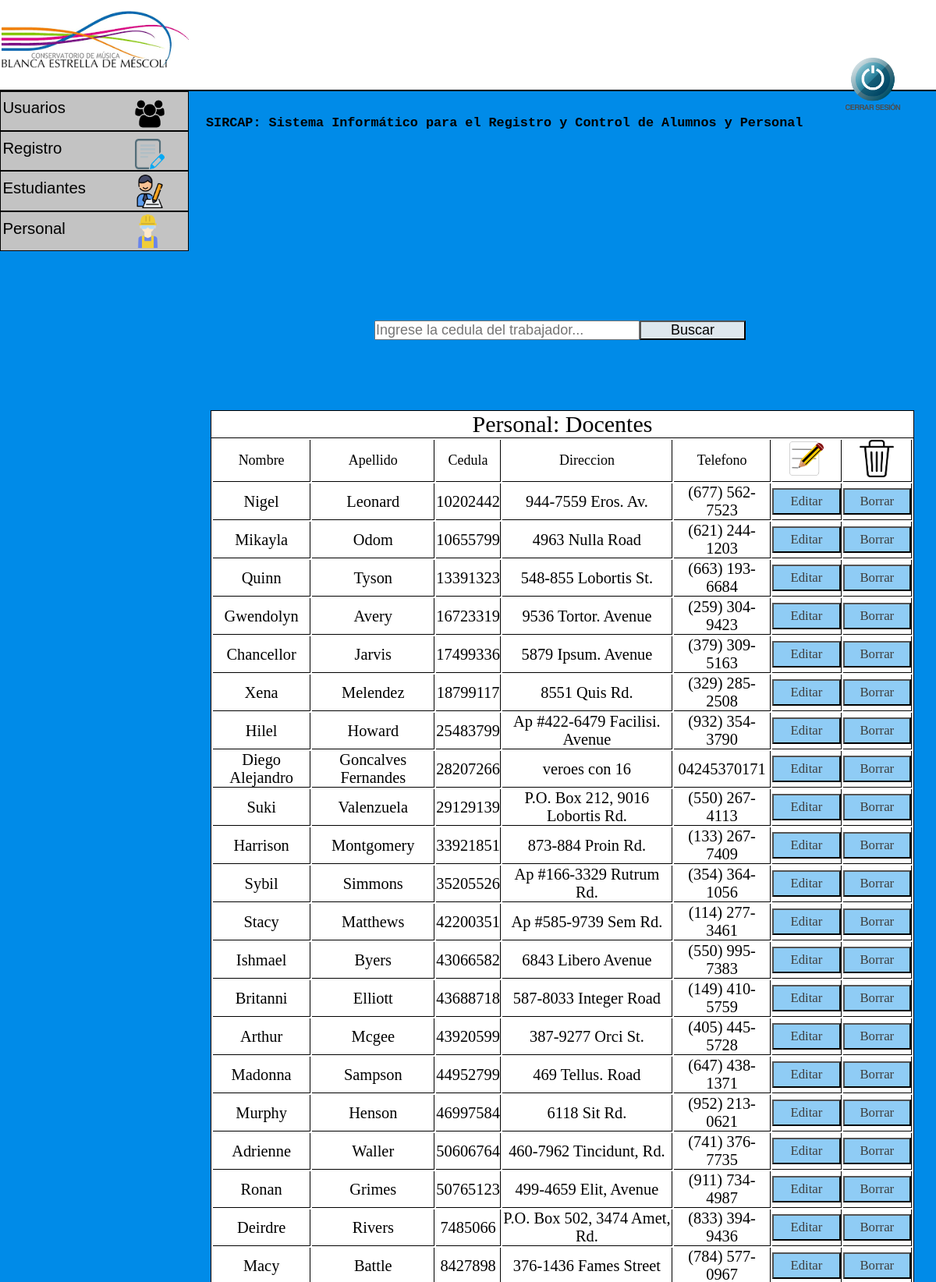
/admin/gestion_de_personal/personalDocentes.php (signed in), run on the app's committed database.
### tables this page shows
CREATE TABLE `personal` (
  `nombre` varchar(20) NOT NULL,
  `apellido` varchar(20) NOT NULL,
  `cedula` varchar(10) NOT NULL,
  `direccion` varchar(40) NOT NULL,
  `telefono` varchar(20) NOT NULL,
  `cargo` varchar(1) NOT NULL
);

### admin/gestion_de_personal/personalDocentes.php (the view, shortened to what this page needs)
<?php
  include '../../php/conexion.php';
  $sql="SELECT nombre,apellido,cedula,direccion,telefono FROM personal WHERE cargo = 1";
  $resultado=$conexion->query($sql);
?>
<!DOCTYPE html>
<html lang="es">
<link rel="stylesheet" type="text/css" href="../../css/index.css">
<head>
</head>
<body>
  <header>
    <h2 class="titulo"> SIRCAP: Sistema Informático para el Registro y Control de Alumnos  y  Personal </h2>
    <img src="../../img/conservatorio logo.png" class="logo">
    <a href="../../php/cierreSesion.php"><img src="../../img/cerrar.png" class="cerrar"></a>
  </header>
  <div id="menu">
    <ul>
      <li><a href="">Usuarios</a> <img id="usuarios" src="../../img/usuarios.png">
      </li>
      <li><a href="">Registro</a> <img id="registro" src="../../img/registro.png">
      </li>
      <li><a href="">Estudiantes<img id="estudiante" src="../../img/estudiante.png"></a>
      </li>
      <li><a href="">Personal<img id="personal" src="../../img/obrero.png"></a>
      </li>
    </ul>
  </div>
    <div>
      <form id="busqueda" method="POST" action="../../php/buscarPersonal.php" name="busqueda" >
          <input id="barraBusqueda" maxlength="8" placeholder="Ingrese la cedula del trabajador..." name="busqueda" size="30" type="text" />
          <button id="botonBusqueda" type="submit" onclick="validacionBusqueda()">Buscar</button>
      </form>
  </div>
    <div class="tablaRegistro">
<table>
    <thead>
      <caption>Personal: Docentes</caption>
          <tr class="tituloTabla">
          <td>Nombre</td>
              <td>Apellido</td>
              <td>Cedula</td>
              <td>Direccion</td>
              <td>Telefono</td>
              <td class="columnaImagen"><img id="editarRegistro" src="../../img/editar.png"></td>
              <td class="columnaImagen"><img id="borrarRegistro" src="../../img/borrar.png"></td>
          </tr>
    </thead>
    <tbody>
        <?php
        while ($row=$resultado->fetch_assoc()) {
            ?>
            <tr>
                <td><?php echo $row['nombre'];?></td>
                <td><?php echo $row['apellido'];?></td>
                <td><?php echo $row['cedula'];?></td>
                <td><?php echo $row['direccion'];?></td>
                <td><?php echo $row['telefono'];?></td>
                <td>
                    <form method="POST" action="../../php/editarPersonal.php">
                        <button type="submit"> Editar <input type="hidden" name="cedula" value="<?php echo $row['cedula']?>"> </button>
                    </form>
                </td>
                <td>
                    <form method="POST" action="../../php/eliminarPersonal.php">
                        <button type="submit"> Borrar <input type="hidden" name="cedula" value="<?php echo $row['cedula']?>"> </button>
                    </form>
                </td>
            </tr>
        <?php
        }
        ?>
    </tbody>
</table>
  </div>
</body>
</html>

### css/index.css (style rules this page uses)
* { margin: 0; padding: 0; }
body { background-color: #008BE8; }
.titulo { font-family: Courier, monospace; font-size: 1.4vw; position: absolute; left: 22%; top: 9%; }
.logo { width: 20%; margin-left: 0.2%; }
header { background-color: white; border-bottom: 2px solid; }
.cerrar { position: absolute; left: 90%; top: 4.5%; width: 6.5%; }
#menu ul, li { list-style: none; margin: 0; padding: 0; }
#menu ul { position: relative; z-index: 597; float: left; }
#menu ul li { float: left; min-height: 1px; line-height: 1em; vertical-align: middle; }
#menu ul li { float: none; }
#menu { width: 20%; }
#menu span, #menu a { display: inline-block; font-family: Arial, Helvetica, sans-serif; font-size: 1.7vw; text-decoration: none; }
#menu:after, #menu ul:after { content: ''; display: block; clear: both; }
#menu ul, #menu li { width: 100%; }
#menu li { background: #C3C3C3; border: 1px solid black; }
#menu a { color: black; line-height: 160%; padding: 2% 15% 5% 1%; width: 25%; }
#usuarios { width: 16%; position: absolute; left: 72%; top: 5%; }
#registro { width: 16%; position: absolute; left: 72%; top: 30%; }
#estudiante { width: 18%; position: absolute; left: 71%; top: 52%; }
#personal { width: 18%; position: absolute; left: 70%; top: 77%; }
#usuarios { font-size: 1.5vw; text-align: center; }
#busqueda { position: absolute; left: 40%; top: 25%; }
#barraBusqueda { font-size: 1.5vw; }
#botonBusqueda { font-size: 1.5vw; position: absolute; width: 40%; background-color: #DEE7ED; }
.tablaRegistro { position: absolute; left: 22.5%; top: 32%; background-color: white; border:1px solid black; width: 75%; }
table { width: 100%; height: 15em; }
.tablaRegistro caption { font-size: 2.5vw; text-align: center; border-bottom: 1px solid black }
.tablaRegistro td { border-bottom: 1px solid black; text-align: center; font-size: 1.7vw; border-right: 1px solid black; height: 1.5em; }
.tituloTabla td { font-size: 1.5vw; text-align: center; border-bottom: 1px solid black; border-right: 1px solid black; }
.columnaImagen { width: 10%; }
#editarRegistro { width: 50%; }
#borrarRegistro { width: 50%; }
table form button { font-size: 1.4vw; width: 100%; color: #3F3F3F; height: 2em; background-color: #008BE870; font-family: 'Arial Black'; }

### data on the page
personal: nombre "Nigel", apellido "Leonard", cedula "10202442", direccion "944-7559 Eros. Av.", telefono "(677) 562-7523"
personal: nombre "Mikayla", apellido "Odom", cedula "10655799", direccion "4963 Nulla Road", telefono "(621) 244-1203"
personal: nombre "Quinn", apellido "Tyson", cedula "13391323", direccion "548-855 Lobortis St.", telefono "(663) 193-6684"
personal: nombre "Gwendolyn", apellido "Avery", cedula "16723319", direccion "9536 Tortor. Avenue", telefono "(259) 304-9423"
personal: nombre "Chancellor", apellido "Jarvis", cedula "17499336", direccion "5879 Ipsum. Avenue", telefono "(379) 309-5163"
personal: nombre "Xena", apellido "Melendez", cedula "18799117", direccion "8551 Quis Rd.", telefono "(329) 285-2508"
personal: nombre "Hilel", apellido "Howard", cedula "25483799", direccion "Ap #422-6479 Facilisi. Avenue", telefono "(932) 354-3790"
personal: nombre "Diego Alejandro", apellido "Goncalves Fernandes", cedula "28207266", direccion "veroes con 16", telefono "04245370171"
personal: nombre "Suki", apellido "Valenzuela", cedula "29129139", direccion "P.O. Box 212, 9016 Lobortis Rd.", telefono "(550) 267-4113"
personal: nombre "Harrison", apellido "Montgomery", cedula "33921851", direccion "873-884 Proin Rd.", telefono "(133) 267-7409"
personal: nombre "Sybil", apellido "Simmons", cedula "35205526", direccion "Ap #166-3329 Rutrum Rd.", telefono "(354) 364-1056"
personal: nombre "Stacy", apellido "Matthews", cedula "42200351", direccion "Ap #585-9739 Sem Rd.", telefono "(114) 277-3461"
personal: nombre "Ishmael", apellido "Byers", cedula "43066582", direccion "6843 Libero Avenue", telefono "(550) 995-7383"
personal: nombre "Britanni", apellido "Elliott", cedula "43688718", direccion "587-8033 Integer Road", telefono "(149) 410-5759"
personal: nombre "Arthur", apellido "Mcgee", cedula "43920599", direccion "387-9277 Orci St.", telefono "(405) 445-5728"
personal: nombre "Madonna", apellido "Sampson", cedula "44952799", direccion "469 Tellus. Road", telefono "(647) 438-1371"
personal: nombre "Murphy", apellido "Henson", cedula "46997584", direccion "6118 Sit Rd.", telefono "(952) 213-0621"
personal: nombre "Adrienne", apellido "Waller", cedula "50606764", direccion "460-7962 Tincidunt, Rd.", telefono "(741) 376-7735"
personal: nombre "Ronan", apellido "Grimes", cedula "50765123", direccion "499-4659 Elit, Avenue", telefono "(911) 734-4987"
personal: nombre "Deirdre", apellido "Rivers", cedula "7485066", direccion "P.O. Box 502, 3474 Amet, Rd.", telefono "(833) 394-9436"
personal: nombre "Macy", apellido "Battle", cedula "8427898", direccion "376-1436 Fames Street", telefono "(784) 577-0967"
